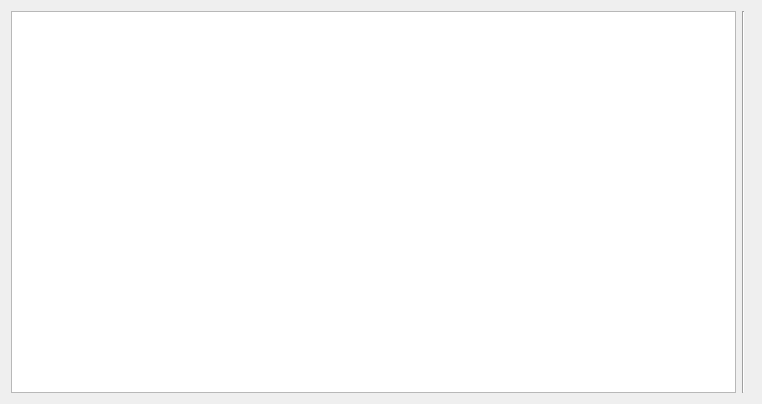
<?xml version="1.0" encoding="UTF-8"?>
<ui version="4.0">
 <class>FormUserQueries</class>
 <widget class="QWidget" name="FormUserQueries">
  <property name="geometry">
   <rect>
    <x>0</x>
    <y>0</y>
    <width>762</width>
    <height>404</height>
   </rect>
  </property>
  <property name="windowTitle">
   <string>Form</string>
  </property>
  <layout class="QHBoxLayout" name="horizontalLayout" stretch="0,0,0">
   <item>
    <widget class="QTableView" name="tvQueries">
     <property name="selectionMode">
      <enum>QAbstractItemView::ExtendedSelection</enum>
     </property>
     <property name="selectionBehavior">
      <enum>QAbstractItemView::SelectRows</enum>
     </property>
    </widget>
   </item>
   <item>
    <widget class="Line" name="line">
     <property name="orientation">
      <enum>Qt::Vertical</enum>
     </property>
    </widget>
   </item>
   <item>
    <widget class="DlgUserQueryEditor" name="widget" native="true"/>
   </item>
  </layout>
 </widget>
 <customwidgets>
  <customwidget>
   <class>DlgUserQueryEditor</class>
   <extends>QWidget</extends>
   <header>DlgUserQueryEditor.h</header>
   <container>1</container>
  </customwidget>
 </customwidgets>
 <resources/>
 <connections/>
</ui>
